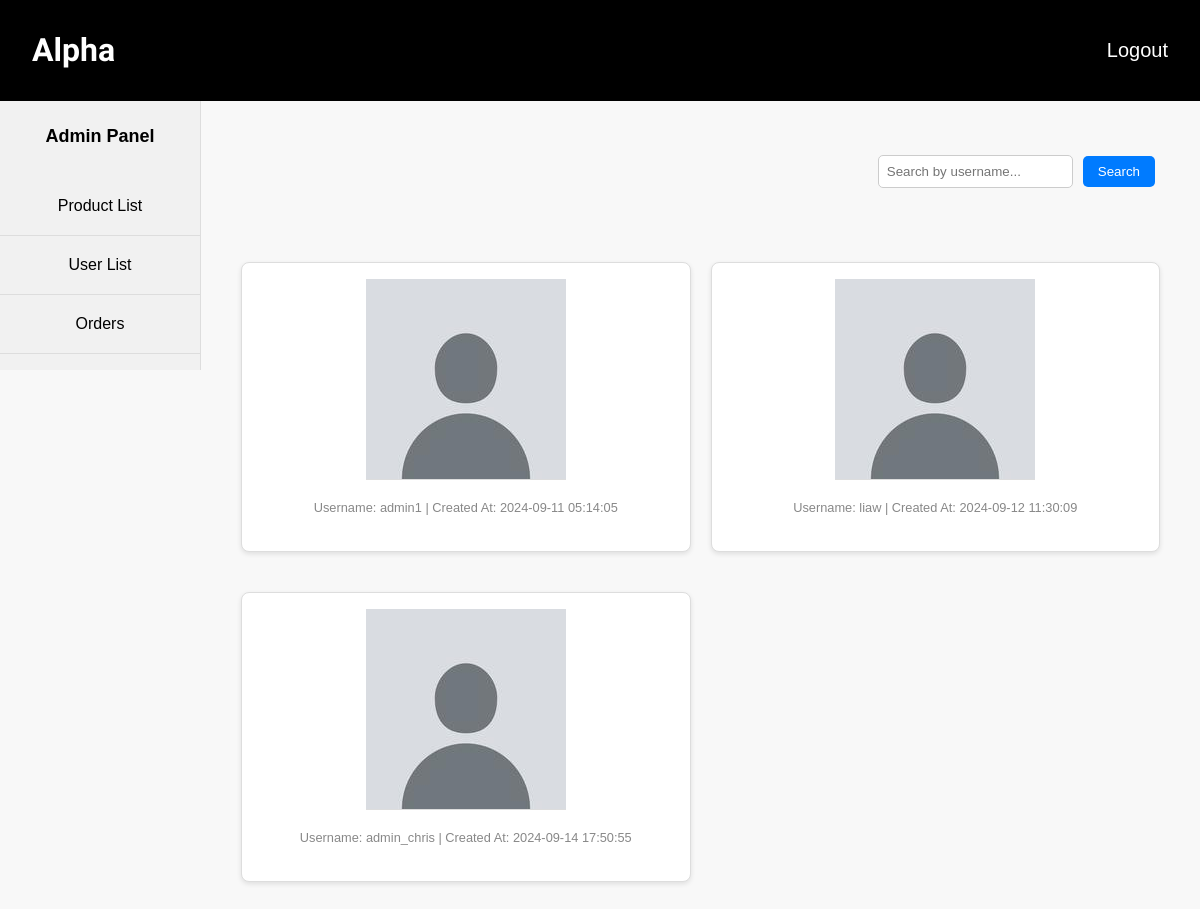
The app's page /admin/admin_list.php (signed in) with its own data.
### tables this page shows
CREATE TABLE `users` (
  `id` int(11) NOT NULL,
  `username` varchar(255) NOT NULL,
  `email` varchar(255) NOT NULL,
  `password` varchar(255) NOT NULL,
  `created_at` timestamp NOT NULL DEFAULT current_timestamp(),
  `is_admin` tinyint(1) DEFAULT 0,
  `image_path` text DEFAULT NULL
);

### admin/admin_list.php (the view, shortened to what this page needs)
<?php
    include 'partials/_header_admin.php';
?>
<link rel="stylesheet" href="../asset/css/shop.css">
<link rel="stylesheet" href="../asset/css/admin_product_list.css">
<div class="main">
    <?php include('partials/_sidebar_admin.php'); ?>
    <div class="content-wrapper">
        <div class="top-bar">
            <form action="admin_list.php" method="GET" class="search-form">
                <input type="text" name="search" placeholder="Search by username..." value="<?php echo isset($_GET['search']) ? htmlspecialchars($_GET['search']) : ''; ?>">
                <button type="submit" class="btn btn-search">Search</button>
            </form>
        </div>
        <div class="container" id="admin-container">
            <?php
            $sql = "SELECT * FROM users WHERE is_admin = 1";
            $result = $conn->query($sql);
            if ($result->num_rows > 0) {
                while ($row = $result->fetch_assoc()) {
                    $imagePath = $row['image_path'];
                    ?>
                    <div class="product">
                        <?php
                        if (empty($imagePath) || $imagePath == "asset/images/") {
                        ?>
                            <img src="../asset/default_profile_pic.jpg" class="product-main-image">
                        <?php
                        } else {
                        ?>
                            <img src="../<?php echo $imagePath; ?>" class="product-main-image">
                        <?php
                        }
                        ?>
                        <h5>Username: <?php echo htmlspecialchars($row['username']); ?> | Created At: <?php echo htmlspecialchars($row['created_at']); ?></h5>
                    </div>
                    <?php
                }
            } else {
                echo "No admins found.";
            }
            ?>
        </div>
    </div>
</div>
<?php
    include '../partials/_footer.php';
?>

### asset/css/shop.css (style rules this page uses)
body { font-family: Arial, sans-serif; margin: 0; padding: 0; background-color: #f8f8f8; }
.container { display: grid; grid-template-columns: repeat(auto-fit, minmax(300px, 1fr)); gap: 40px 20px; padding: 20px; }
.product { background-color: #fff; border: 1px solid #ddd; border-radius: 8px; padding: 16px; text-align: center; box-shadow: 0 2px 5px rgba(0, 0, 0, 0.1); margin-bottom: 20px; }
.product img { max-width: 100%; height: auto; border-bottom: 1px solid #ddd; margin-bottom: 16px; }
.product h5 { font-size: 0.8em; font-weight: 300; color: #888; margin: 0 0 20px; }
.container { display: grid; grid-template-columns: repeat(auto-fit, minmax(300px, 1fr)); gap: 20px; padding: 20px; }
.product { background-color: #fff; border: 1px solid #ddd; border-radius: 8px; padding: 16px; text-align: center; box-shadow: 0 2px 5px rgba(0, 0, 0, 0.1); }
button { padding: 10px 15px; margin: 5px; border: none; border-radius: 4px; cursor: pointer; }
.main { display: flex; flex-direction: row; }
.container { flex: 2; }
.search-form { display: flex; justify-content: center; margin: 20px 0; }
.search-form input { padding: 8px; margin-right: 5px; border: 1px solid #ccc; border-radius: 5px; flex: 1; }
.search-form .btn-search { padding: 8px 15px; background-color: #007BFF; color: white; border: none; border-radius: 5px; cursor: pointer; }

### asset/css/admin_product_list.css (style rules this page uses)
.btn { text-decoration: none; padding: 8px 15px; border-radius: 5px; color: white; text-align: center; }
.top-bar { display: flex; justify-content: space-between; align-items: center; padding: 10px 20px; margin-bottom: 20px; }
.content-wrapper { flex: 1; padding: 20px; }
.top-bar { display: flex; justify-content: flex-end; padding: 10px 20px; margin-bottom: 20px; }
.container { display: grid; grid-template-columns: repeat(auto-fit, minmax(300px, 1fr)); gap: 20px; padding: 20px; }
.search-form { display: flex; align-items: center; }
.search-form input { padding: 8px; border: 1px solid #ccc; border-radius: 5px; }
.search-form .btn-search { padding: 8px 15px; background-color: #007BFF; color: white; border: none; border-radius: 5px; cursor: pointer; }

### records on screen
users: username "admin1", created_at "2024-09-11 05:14:05"
users: username "liaw", created_at "2024-09-12 11:30:09"
users: username "admin_chris", created_at "2024-09-14 17:50:55"
